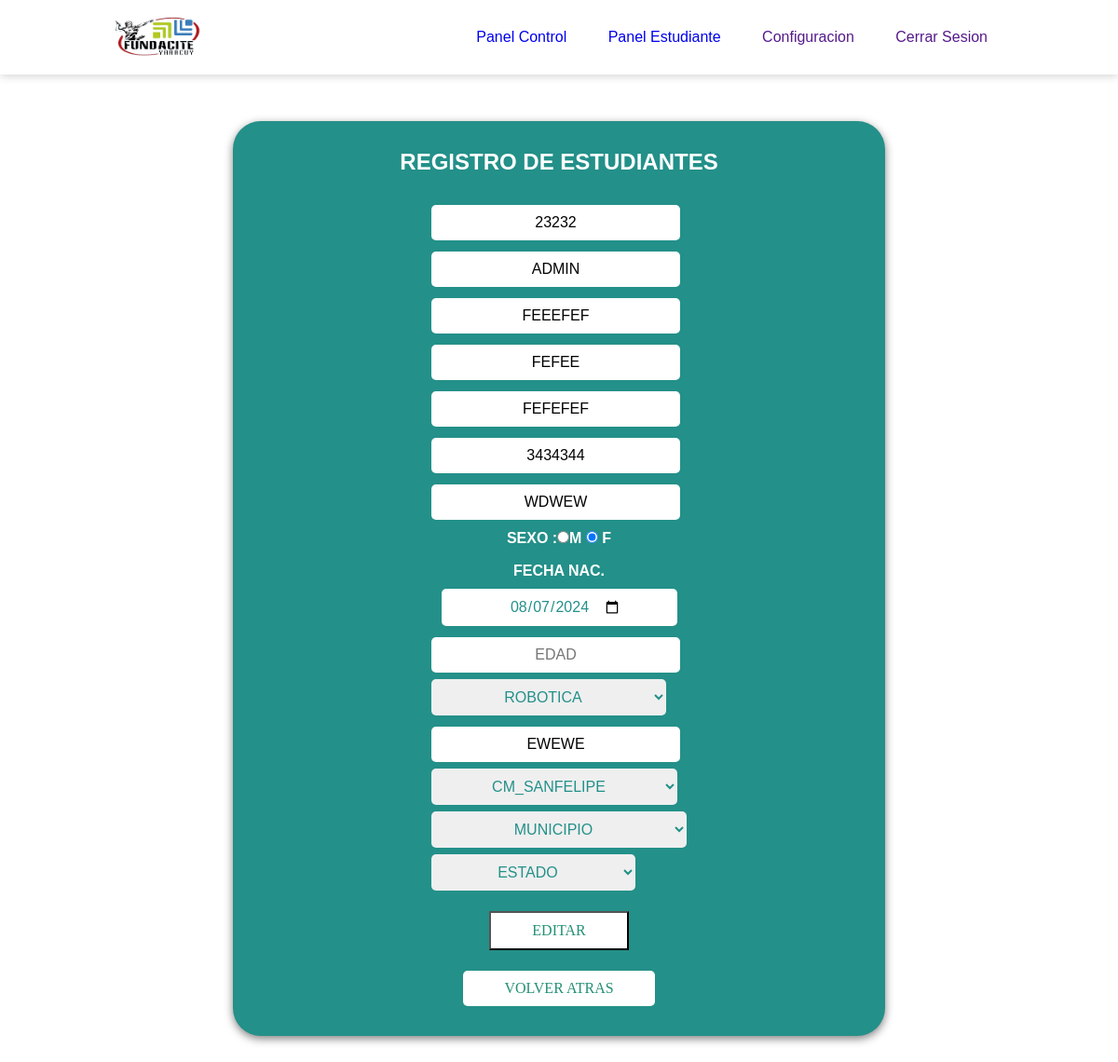
The page /admin_php/editar_estudiante.php on the database its author committed.
### tables this page shows
CREATE TABLE `persona` (
  `id` int(11) NOT NULL,
  `cedula` varchar(13) NOT NULL,
  `nombre` varchar(50) NOT NULL,
  `seg_nombre` varchar(50) NOT NULL,
  `apellido` varchar(50) NOT NULL,
  `seg_apellido` varchar(60) NOT NULL,
  `telefono` varchar(20) NOT NULL,
  `sexo` varchar(1) NOT NULL,
  `usuario` varchar(50) NOT NULL,
  `clave` varchar(12) NOT NULL,
  `correo` varchar(100) NOT NULL,
  `fecha_nac` date NOT NULL,
  `parroquia` int(11) NOT NULL,
  `direccion` varchar(200) NOT NULL,
  `id_rol` int(11) NOT NULL,
  `cedula_rep` varchar(15) NOT NULL,
  `nombre_rep` varchar(50) NOT NULL,
  `apellido_rep` varchar(50) NOT NULL,
  `telefono_rep` varchar(50) NOT NULL,
  `fecha_inc` date NOT NULL,
  `correo_verificado` int(11) NOT NULL,
  `codigo` varchar(50) NOT NULL
);

### admin_php/editar_estudiante.php (the view, shortened to what this page needs)
<?php
  include './con_reg.php';
  $query="SELECT * FROM persona";
  $resultado=$connection->query($query);
  $row = mysqli_fetch_array($resultado);
  $masculino = "";
  $femenino = "";
  $robotica = "";
  $cm_sanfelipe ="";
  $municipio ="";
  $estado ="";
  if($row['sexo'] == "M"){
    $masculino = "checked";
  }
  else{
    $femenino = "checked";
  }
?>
<!DOCTYPE html>
<html lang="es">
<head>
	<link rel="stylesheet" href="../admin-general/style-adm/form-estudiante.css">
</head>
<body>
	<header id="header" class="header">
		<div class="logo">
			<a href="../admin-general/adm-general.html"><img src="../admin-general/adm-interna/adm-img/FC.png" alt="logo institucional"></a>
		</div>
		<nav>
			<ul class="nav-links">
				<li><a href="../admin-general/adm-general.html">Panel Control</a></li>
				<li><a href="../admin-general/adm-estudiante.php">Panel Estudiante</a></li>
				<li><a href="">Configuracion</a></li>
				<li><a href="">Cerrar Sesion</a></li>
			</ul>
		</nav>
	</header>
<center>
<div class="contenido-estud">
<form name="persona" action="./editar_estudiante_sql.php" method="post">
	<section class="form-register">
<table align="center">
	<h2 align="center" class="titulo">REGISTRO DE ESTUDIANTES</h2>
	<tr>
		<td><input class="controls" value="<?php echo $row['cedula']?>" type="text" name="cedula" placeholder="cedula" maxlength="10" required></td>
	</tr>
	<tr>
		<td><input class="controls" value="<?php echo $row['nombre']?>" type="text" name="nombre" placeholder="nombre" maxlength="60" required></td>
	</tr>
	<tr>
		<td><input type="text" value="<?php echo $row['seg_nombre']?>" name="seg_nombre" id="" placeholder="Segundo Nombre"></td>
	</tr>
		<tr>
		<td><input class="controls" value="<?php echo $row['apellido']?>" type="text" name="apellido" placeholder="Apellido" maxlength="60" required></td>
	</tr>
	<tr>
		<td><input type="text" value="<?php echo $row['seg_apellido']?>" name="seg_apellido" id="" placeholder="Segundo Apellido"></td>
	</tr>
		<tr>
		<td><input class="controls" value="<?php echo $row['telefono']?>" type="text" name="telefono" placeholder="numero de Telefono" maxlength="11" required></td>
	</tr>
	<tr>
		<td><input type="email" name="correo" value="<?php echo $row['correo']?>" placeholder="Correo"></td>
	</tr>
	<tr class="sexos1">
		<td><h2>SEXO   :<input class="sexos" type="radio" name="sexo" value="M" <?php echo $masculino?>>M
		<input class="sexos" type="radio" name="sexo" value="F" <?php echo $femenino?>> F</h2></td>
	<tr>
		<div class="conteudo">
		<td class="fech-nac"><h2>Fecha Nac. </h2><input type="date" value="<?php echo $row['fecha_nac']?>" name="fecha_nac" id="" class="select"></td>
		</div>
	</tr>
	<tr>
		<td><input type="text" name="edad" value="<?php echo $row['edad']?>" id="edad" placeholder="edad"></td>
	</tr>
	<td>
        <select name="curso" id="">
        	<option value="robotica" <?php echo $robotica?>>Robotica</option>
        </select>
        </td>
	<tr>
		<td><input type="text" name="direccion" value="<?php echo $row['direccion']?>" id="" placeholder="calle, casa, comunidad"></td>
	</tr>
		<tr>
		<td><select name="parroquia" id="" >
			<option value="cm_sanfelipe" <?php echo $cm_sanfelipe?>>cm_sanfelipe</option>
		</select></td>
	</tr>
	<tr>
		<td><select name="municipio" id="" >
			<option value="municipio" <?php echo $municipio?>>municipio</option>
		</select></td>
	</tr>
	<tr>
		<td><select name="estado" id="">
			<option value="estado" <?php echo $estado?>>estado</option>
		</select></td>
	</tr>
        <tr class="centrado">
           <td class="centrar"><button type="submit" name="registro" class="input-envio"><input type="hidden" name="id" value="<?php echo $id ?>">EDITAR</button</td>
    </tr>
    <tr class="centrado">
           <td class="centrar"><a href="../admin-general/adm-estudiante.php"><input type="button" name="registro" value="volver atras" class="input-envio"></a></td>
    </tr>
    </section>
</form>
 </div>
</center>
</body>
</html>

### admin-general/style-adm/form-estudiante.css (style rules this page uses)
* { box-sizing: border-box; margin: 0; padding: 0; font-family: "arial"; font-size: 16px; }
body { background-color: #fff; }
header { background-color: #FFF; display: flex; justify-content: space-between; align-items: center; height: 80px; padding: 5px 10%; box-shadow: 0px 1px 10px rgba(0,0,0,0.2); }
header .logo { cursor: pointer; }
header .logo img { height: 50px; transition: all 0.3s; }
header .nav-links { list-style: none; }
header .nav-links li { display: inline-block; padding: 0 20px; }
header .nav-links a { font-size: 16px; text-decoration: none; }
.titulo { color: white; margin-bottom: 20px; font-size: 24px }
.contenido-estud { background-color: #239089; margin: 50px 250px; padding: 30px; border-radius: 30px; box-shadow: 0px 3px 10px rgba(0,0,0,0.5); }
.contenido-estud input { padding: 10px 30px; border-radius: 5px; border: none; text-align: center; margin-top: 10px; text-transform: uppercase; }
.contenido-estud select { padding: 10px 61px; text-align: center; border: none; border-radius: 5px; margin-top: 5px; color: #239089; text-transform: uppercase; }
.contenido-estud .sexos { border: none; justify-content: center; }
.centrar { text-align: center; }
.centrado .centrar .input-envio { background-color: white; padding: 10px 44px; margin-top: 20px; font-family: "arial black"; color: #239075; cursor: pointer; }
.sexos1 h2 { text-align: center; color: white; }
.fech-nac { color: white; text-align: center; text-transform: uppercase; }
.fech-nac .select { color: #239089; text-transform: uppercase; padding: 10px 60px; }
.conteudo { text-transform: uppercase; }
.fech-nac h2 { margin-top: 15px; }

### rows shown on the page
persona: cedula "23232", nombre "admin", seg_nombre "feeefef", apellido "fefee", seg_apellido "fefefef", telefono "3434344", correo "wdwew", fecha_nac "08/07/2024", direccion "ewewe"
